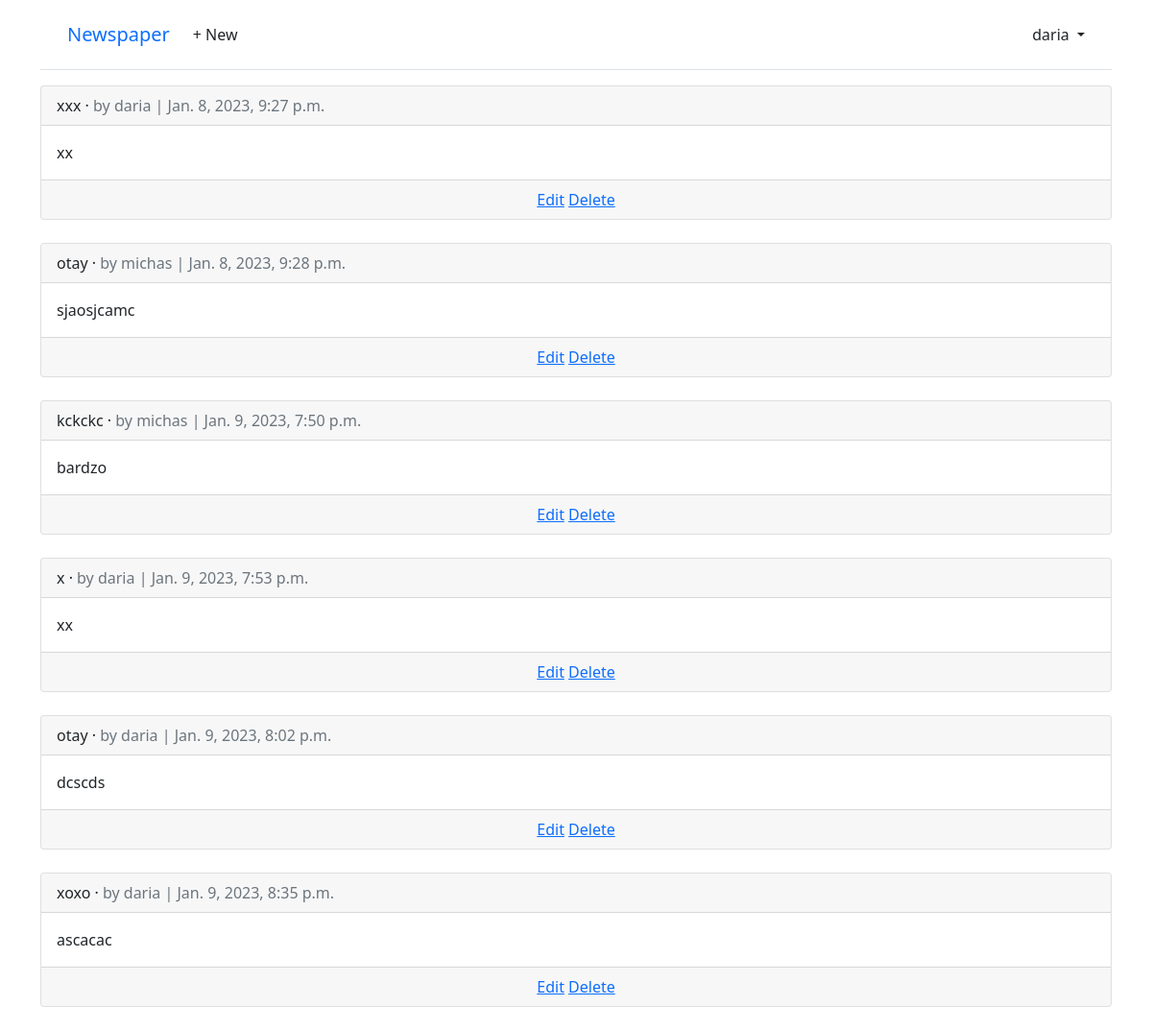
/articles/ (signed in), run on the app's committed database.
### accounts/models.py (models this page shows)
class CustomUser(AbstractUser):
    age = models.PositiveIntegerField(null=True, blank=True)

### articles/models.py (models this page shows, shortened)
class Article(models.Model):
    title = models.CharField(max_length=225)
    body = models.TextField()
    date = models.DateTimeField(auto_now_add=True)
    author = models.ForeignKey(
        settings.AUTH_USER_MODEL,
        on_delete=models.CASCADE,
    )

### articles/views.py (the view)
# urls.py: path("", ArticleListView.as_view(), name="article_list"),
class ArticleListView(LoginRequiredMixin, ListView):
    model = Article
    template_name = "article_list.html"

### templates/article_list.html (shortened to what this page needs)
{% extends "base.html" %}
{% block content %}
{% for article in article_list %}
    <div class="card">
        <div class="card-header">
            <span class="font-weight-bold">{{ article.title }}</span> &middot;
            <span class="text-muted">by {{ article.author }} | {{ article.date }}</span>
        </div>
        <div class="card-body">
            {{ article.body }}
        </div>
        <div class="card-footer text-center text-muted">
            <a href="{% url 'article_edit' article.pk %}">Edit</a> <a href="{% url 'article_delete' article.pk %}">Delete</a>
        </div>
    </div>
    <br />
{% endfor %}
{% endblock content %}

### templates/base.html (shortened to what this page needs)
<!DOCTYPE html>
<html>
<head>
  <link href="https://cdn.jsdelivr.net/npm/bootstrap@5.1.3/dist/css/bootstrap.min.css" rel="stylesheet">
</head>
<body>
  <div class="container">
    <header class="p-3 mb-3 border-bottom">
      <div class="container">
        <div class="d-flex flex-wrap align-items-center justify-content-center
          justify-content-lg-start">
          <a class="navbar-brand" href="{% url 'home' %}">Newspaper</a>
          <ul class="nav col-12 col-lg-auto me-lg-auto mb-2 justify-content-center
            mb-md-0">
          {% if user.is_authenticated %}
            <li><a href="{% url 'article_new' %}" class="nav-link px-2 link-dark">+ New</a></li>
          </ul>
          <div class="dropdown text-end">
            <a href="#" class="d-block link-dark text-decoration-none dropdown-toggle"
              id="dropdownUser1" data-bs-toggle="dropdown" aria-expanded="false">
              {{ user.username }}
            </a>
          </div>
          {% else %}
          </ul>
          <div class="text-end">
            <a href="{% url 'login' %}" class="btn btn-outline-primary me-2">Log In</a>
            <a href="{% url 'signup' %}" class="btn btn-primary">Sign Up</a>
          </div>
          {% endif %}
        </div>
      </div>
    </header>
    <main>
      {% block content %}
      {% endblock content %}
    </main>
  </div>
</body>
</html>

### data on the page
CustomUser: username "daria"
Article: title "xxx", author "daria", date "Jan. 8, 2023, 9:27 p.m.", body "xx"
Article: title "otay", author "michas", date "Jan. 8, 2023, 9:28 p.m.", body "sjaosjcamc"
Article: title "kckckc", author "michas", date "Jan. 9, 2023, 7:50 p.m.", body "bardzo"
Article: title "x", author "daria", date "Jan. 9, 2023, 7:53 p.m.", body "xx"
Article: title "otay", author "daria", date "Jan. 9, 2023, 8:02 p.m.", body "dcscds"
Article: title "xoxo", author "daria", date "Jan. 9, 2023, 8:35 p.m.", body "ascacac"
